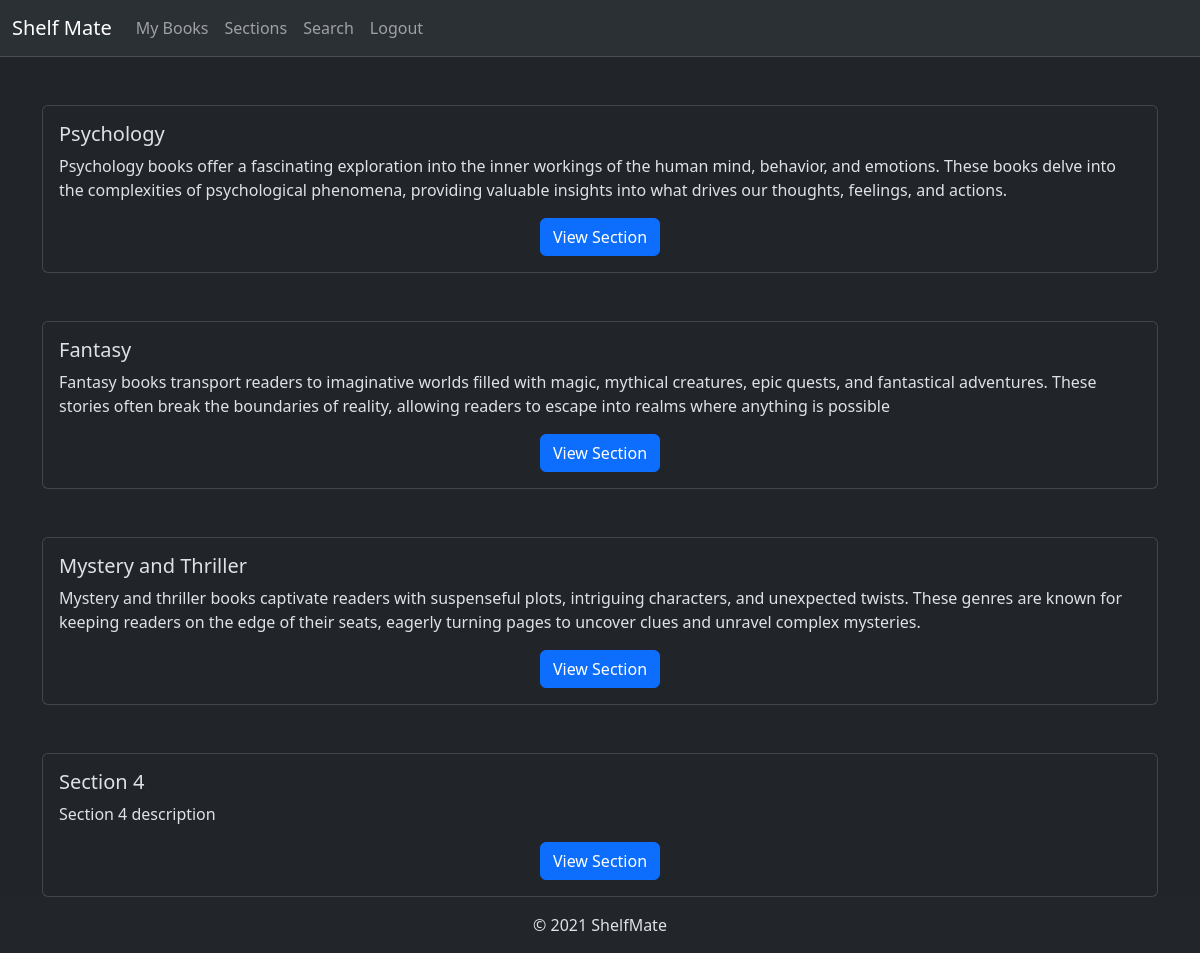
The app's page /sections (signed in) with its own data.
### models.py (models this page shows)
class Section(db.Model):
    __tablename__ = "section"
    section_id = db.Column(db.Integer, primary_key=True)
    name = db.Column(db.String(100), nullable=False)
    date_created = db.Column(db.DateTime, nullable=False, default=datetime.now)
    description = db.Column(db.Text)

### controllers/general.py (the view)
@app.route("/sections")
@login_required
def sections():
    sections = Section.query.all()
    return render_template('sections_page.html', title='Sections', sections=sections)

### controllers/admin.py (called while the page is built)
@app.before_request
def before_request():
    revoke_issued_books()

def revoke_issued_books():
    issued_books = IssuedBook.query.all()
    for issued_book in issued_books:
        if issued_book.return_date < datetime.now():
            db.session.delete(issued_book)
            db.session.commit()
            flash('Issued book revoked successfully', 'success')

### models.py (called while the page is built)
@login_manager.user_loader
def load_user(user_id):
    return User.query.get(int(user_id))

### templates/sections_page.html
{% extends "base.html" %}
{% block navbar %}
    <div class="collapse navbar-collapse" id="navbarNavAltMarkup">
        <div class="navbar-nav">
          <a class="nav-link" href="{{ url_for('my_books') }}">My Books</a>
          <a class="nav-link" href="{{ url_for('sections') }}">Sections</a>
          <a class="nav-link" href="{{ url_for('search_result') }}">Search</a>
          <a class="nav-link" href="{{ url_for('logout') }}">Logout</a>
        </div>
    </div>
{% endblock %}
{% block content %}
    {% if sections|length == 0 %}
        <p>No sections found.</p>
    {% else %}
      {% for section in sections %}
      <div class="container mt-5">
        <div class="card mt-4">
          <div class="card-body">
            <h5 class="card-title">{{ section.name }}</h5>
            <p class="card-text">{{ section.description }}</p>
            <center>
              <a href="{{url_for('section', section_id=section.section_id)}}" class="btn btn-primary">View Section</a>
            </center>
          </div>
        </div>
      </div>
      {% endfor%}
    {% endif %}
{% endblock %}

### templates/base.html (shortened to what this page needs)
<!DOCTYPE html>
<html lang="en" data-bs-theme="dark">
  <head>
    <link
      href="https://cdn.jsdelivr.net/npm/bootstrap@5.3.2/dist/css/bootstrap.min.css"
      rel="stylesheet"
    />
    <link
      rel="stylesheet"
      href="https://cdnjs.cloudflare.com/ajax/libs/font-awesome/6.4.2/css/all.min.css"
    />
  </head>
  <body>
    <div>
      <nav class="navbar navbar-expand-lg bg-body-tertiary navbar-dark border-bottom border-body" data-bs-theme="dark">
        <div class="container-fluid">
          <a class="navbar-brand mr-4" href="{{ url_for('home') }}">Shelf Mate</a>
          {% block navbar %}
          {% endblock %}
        </div>
      </nav>
      {% block content %}
      {% endblock %}
    </div>
    <footer class="bg-body-tertiary text-center text-lg-start">
      <div class="text-center p-3" style="background-color: rgba(0, 0, 0, 0.2)">
        &copy; 2021 ShelfMate
      </div>
    </footer>
  </body>
</html>

### records on screen
Section: name "Psychology", description "Psychology books offer a fascinating exploration into the inner workings of the human mind, behavior, and emotions. These books delve into the complexities of psychological phenomena, providing valuable insights into what drives our thoughts, feelings, and actions."
Section: name "Fantasy", description "Fantasy books transport readers to imaginative worlds filled with magic, mythical creatures, epic quests, and fantastical adventures. These stories often break the boundaries of reality, allowing readers to escape into realms where anything is possible"
Section: name "Mystery and Thriller", description "Mystery and thriller books captivate readers with suspenseful plots, intriguing characters, and unexpected twists. These genres are known for keeping readers on the edge of their seats, eagerly turning pages to uncover clues and unravel complex mysteries."
Section: name "Section 4", description "Section 4 description"
